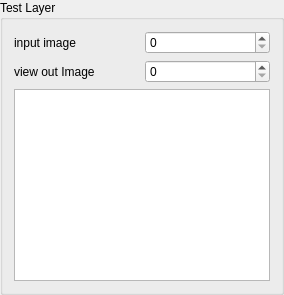
     <widget class="QGroupBox" name="groupBox_4">
      <property name="title">
       <string>Test Layer</string>
      </property>
      <layout class="QGridLayout" name="gridLayout_5">
       <item row="6" column="1" colspan="2">
        <widget class="QTextBrowser" name="textBrowser">
         <property name="sizePolicy">
          <sizepolicy hsizetype="Preferred" vsizetype="Preferred">
           <horstretch>0</horstretch>
           <verstretch>0</verstretch>
          </sizepolicy>
         </property>
        </widget>
       </item>
       <item row="4" column="1">
        <widget class="QLabel" name="label_18">
         <property name="text">
          <string>view out Image</string>
         </property>
        </widget>
       </item>
       <item row="3" column="2">
        <widget class="QSpinBox" name="spinBox_inputImageIndex">
         <property name="sizePolicy">
          <sizepolicy hsizetype="Preferred" vsizetype="Fixed">
           <horstretch>0</horstretch>
           <verstretch>0</verstretch>
          </sizepolicy>
         </property>
        </widget>
       </item>
       <item row="4" column="2">
        <widget class="QSpinBox" name="spinBox_viewOutTest">
         <property name="sizePolicy">
          <sizepolicy hsizetype="Preferred" vsizetype="Fixed">
           <horstretch>0</horstretch>
           <verstretch>0</verstretch>
          </sizepolicy>
         </property>
        </widget>
       </item>
       <item row="3" column="1">
        <widget class="QLabel" name="label_25">
         <property name="text">
          <string>input image</string>
         </property>
        </widget>
       </item>
      </layout>
     </widget>
